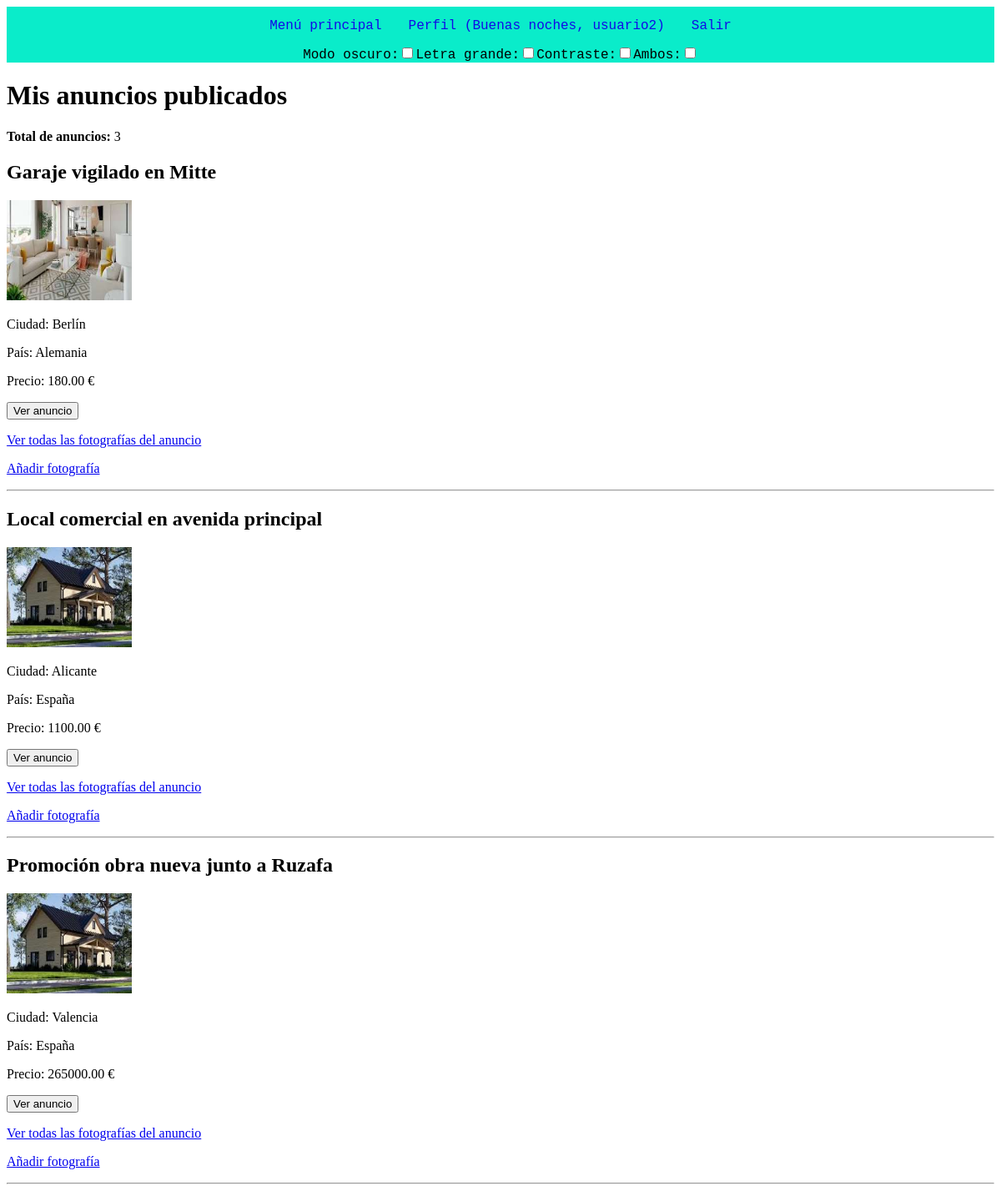
Screenshot of /misAnuncios.php (signed in) with the database file from the repository.
### tables this page shows
CREATE TABLE Anuncios (
    IdAnuncio INT AUTO_INCREMENT PRIMARY KEY,
    TAnuncio SMALLINT NOT NULL,
    TVivienda SMALLINT NOT NULL,
    FPrincipal VARCHAR(255),
    Alternativo VARCHAR(255) NOT NULL,
    Titulo VARCHAR(255) NOT NULL,
    Precio DECIMAL(12, 2),
    Texto TEXT,
    Ciudad VARCHAR(150),
    Pais INT,
    Superficie DECIMAL(10, 2),
    NHabitaciones INT,
    NBanyos INT,
    Planta INT,
    Anyo INT,
    FRegistro TIMESTAMP DEFAULT CURRENT_TIMESTAMP,
    Usuario INT NOT NULL,
    CONSTRAINT chk_anuncios_alternativo CHECK (CHAR_LENGTH(Alternativo) >= 10),
    CONSTRAINT fk_anuncios_tanuncio
        FOREIGN KEY (TAnuncio) REFERENCES TiposAnuncios(IdTAnuncio)
        ON UPDATE CASCADE ON DELETE RESTRICT,
    CONSTRAINT fk_anuncios_tvivienda
        FOREIGN KEY (TVivienda) REFERENCES TiposViviendas(IdTVivienda)
        ON UPDATE CASCADE ON DELETE RESTRICT,
    CONSTRAINT fk_anuncios_pais
        FOREIGN KEY (Pais) REFERENCES Paises(IdPais)
        ON UPDATE CASCADE ON DELETE SET NULL,
    CONSTRAINT fk_anuncios_usuario
        FOREIGN KEY (Usuario) REFERENCES Usuarios(IdUsuario)
        ON UPDATE CASCADE ON DELETE CASCADE
);

CREATE TABLE Paises (
    IdPais INT AUTO_INCREMENT PRIMARY KEY,
    NomPais VARCHAR(150) NOT NULL
);

### misAnuncios.php (the view, shortened to what this page needs)
<?php
require_once "permitidos.php";
function ReadData()
{
    $conn = OpenConnection();
    $usuario = $_SESSION["usuario"];
    $sql = "SELECT
                A.IdAnuncio,
                A.Titulo,
                A.FPrincipal AS Foto,
                A.Precio,
                A.Ciudad,
                P.NomPais AS Pais
            FROM Anuncios A
            INNER JOIN Usuarios U
                ON A.Usuario = U.IdUsuario
            LEFT JOIN Paises P
                ON A.Pais = P.IdPais
            WHERE U.NomUsuario = ?
            ORDER BY A.FRegistro DESC";
    $stmt = $conn->prepare($sql);
    $stmt->bind_param("s", $usuario);
    $stmt->execute();
    $resultado = $stmt->get_result();
    $totalAnuncios = $resultado->num_rows;
    echo "<p><strong>Total de anuncios:</strong> " . (int)$totalAnuncios . "</p>";
    while ($anuncio = $resultado->fetch_assoc()) {
        ?>
        <section>
            <h2>
                <?= htmlspecialchars($anuncio['Titulo'] ?? '', ENT_QUOTES, 'UTF-8') ?>
            </h2>
            <a href="verFotos.php?id=<?= (int)$anuncio['IdAnuncio'] ?>">
                <?php if (!empty($anuncio['Foto'])): ?>
                    <img
                        src="<?= htmlspecialchars($anuncio['Foto'], ENT_QUOTES, 'UTF-8') ?>"
                        width="150"
                        height="120"
                        alt="Fotografía principal del anuncio">
                <?php else: ?>
                    <p>Sin fotografía principal</p>
                <?php endif; ?>
            </a>
            <p>
                Ciudad:
                <?= htmlspecialchars($anuncio['Ciudad'] ?? '', ENT_QUOTES, 'UTF-8') ?>
            </p>
            <p>
                País:
                <?= htmlspecialchars($anuncio['Pais'] ?? '', ENT_QUOTES, 'UTF-8') ?>
            </p>
            <p>
                Precio:
                <?= htmlspecialchars((string)($anuncio['Precio'] ?? ''), ENT_QUOTES, 'UTF-8') ?> €
            </p>
            <p>
                <a href="verAnuncio.php?id=<?= (int)$anuncio['IdAnuncio'] ?>">
                    <button type="button">Ver anuncio</button>
                </a>
            </p>
            <p>
                <a href="verFotos.php?id=<?= (int)$anuncio['IdAnuncio'] ?>">
                    Ver todas las fotografías del anuncio
                </a>
            </p>
            <p>
                <a href="anadirFoto.php?anuncio=<?= (int)$anuncio['IdAnuncio'] ?>">
                    Añadir fotografía
                </a>
            </p>
        </section>
        <hr>
        <?php
    }
}
?>
<!DOCTYPE html>
<html lang="es">
<head>
    <link rel="stylesheet" href="style/partePrivada.css">
    <link rel="stylesheet" href="style/barraNav.css">
</head>
<body>
    <nav>
        <ul>
            <li>
                <a href="index2.php" id="rgr">
                    <span>Menú principal</span>
                </a>
            </li>
            <li>
                <a href="partePrivada.php" id="rgr">
                    <span>Perfil (<?= htmlspecialchars(obtenerSaludo(), ENT_QUOTES, 'UTF-8') ?>)</span>
                </a>
            </li>
            <li>
                <a href="misAnuncios.php?salir=1" id="lgn">
                    <span>Salir</span>
                </a>
            </li>
        </ul>
    </nav>
    <h1>Mis anuncios publicados</h1>
    <?php ReadData(); ?>
</body>
</html>

### style/barraNav.css (style rules this page uses)
ul { list-style-type: none; margin: 0; padding: 0; background-color: #0aecca; display: flex; justify-content: center; font-family: 'Courier New', Courier, monospace; }
ul li a { display: block; color: rgb(18, 10, 231); padding: 14px 16px; text-decoration: none; }

### rows the page displays
anuncios: Titulo "Garaje vigilado en Mitte", FPrincipal (picture), Ciudad "Berlín", Pais.NomPais "Alemania", Precio "180.00"
anuncios: Titulo "Local comercial en avenida principal", FPrincipal (picture), Ciudad "Alicante", Pais.NomPais "España", Precio "1100.00"
anuncios: Titulo "Promoción obra nueva junto a Ruzafa", FPrincipal (picture), Ciudad "Valencia", Pais.NomPais "España", Precio "265000.00"

### other values shown
obtenerSaludo() "Buenas noches, usuario2"
$totalAnuncios "3"
